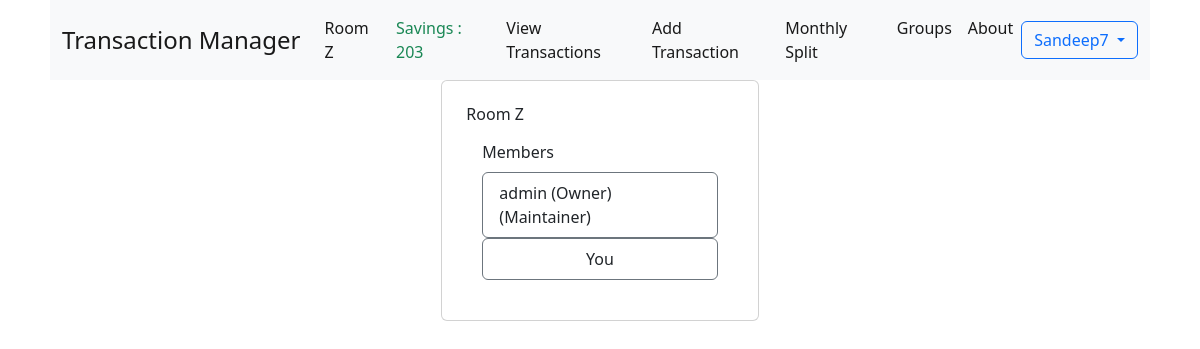
The page /group/1 (signed in) on the database its author committed.
### group/models.py (models this page shows, shortened)
class Group(models.Model):
    name        = models.CharField(
                    _("Group Name"),
                    unique = True,
                    error_messages={
                        "unique": _("A group with that groupname already exists."),
                    },
                    max_length = 30,
                )
    created_by  = models.ForeignKey("core.User", on_delete = models.SET_NULL, null = True)
    created_on  = models.DateTimeField(default = timezone.now)
    savings     = models.IntegerField(verbose_name = "Savings", default = 0)
    maintainer  = models.ForeignKey(
                    "core.User",
                    verbose_name = "Savings Account Maintainer",
                    on_delete = models.SET_NULL,
                    related_name = "maintaining_groups",
                    related_query_name = "maintaining_groups",
                    blank = True,
                    null = True
                )
    inactive_members = models.ManyToManyField("core.User", related_name = "inactive_groups", blank = True)
    @property
    def get_members(self):
        return [x for x in self.members.all().order_by('id')]

### core/models.py (models this page shows, shortened)
class AbstractUser(AbstractBaseUser, PermissionsMixin):
    username_validator = UnicodeUsernameValidator()
    username        = models.CharField(
                        _("Username"),
                        max_length=150,
                        unique=True,
                        help_text=_(
                            "Required. 150 characters or fewer. Letters, digits and @/./+/-/_ only."
                        ),
                        validators=[username_validator],
                        error_messages={
                            "unique": _("A user with that username already exists."),
                        },
                    )
    password        = models.CharField(_("password"), max_length=128)
    first_name      = models.CharField(_("first name"), max_length=150, blank=True)
    last_name       = models.CharField(_("last name"), max_length=150, blank=True)
    mobile_number   = models.CharField(
                        blank = False,
                        unique = True,
                        max_length = 10,
                        help_text = "Enter 10 digit phone number only"
                    )
    email           = models.EmailField(_("email address"), blank=True)
    gender      = models.CharField(
                    max_length=50,
                    choices=sex_choice,
                    default='Male'
                )
    dob         = models.DateField(
                    _("date of birth"),
                    default=date.today,
                    null = True,
                    blank = True,
                    help_text="Please use the following format: <em>YYYY-MM-DD</em>."
                )
    date_joined     = models.DateTimeField(_("date joined"), default=timezone.now)
    is_staff        = models.BooleanField(
                        _("staff status"),
                        default = False,
                    )
    is_active       = models.BooleanField(
                        _("active"),
                        default = True,
                    )
    groups          = models.ManyToManyField("group.Group", related_name = "members", blank = True)
    objects = UserManager()
    EMAIL_FIELD = "email"
    USERNAME_FIELD = "username"
    REQUIRED_FIELDS = ["email"]
    class Meta:
        verbose_name = _("user")
        verbose_name_plural = _("users")
        abstract = True

class User(AbstractUser):
    pass

### group/views.py (the view, shortened to what this page needs)
# urls.py: path('group/<int:id>', views.group_view, name = "group"),
@login_required
@group_member_login_required
def group_view(request, group):
    context = {
        'group' : group,
        'not_exist' : [],
        'already_exist' : [],
        'added' : [],
        'title' : group.name,
    }
    return render(request, "pages/group.html", context)

### transaction_manager/templates/pages/group.html (shortened to what this page needs)
{% extends '../base.html' %}
{% block body %}
<div class="container">
    <div class="row justify-content-center align-items-center">
        <div class="col-xl-4 col-md-6 col-12">
            <div class="card p-4 d-flex">
                <h1>{{ group.name }}</h1>
                <div  class="card-body ">
                    <div class="card-title"> Members </div>
                    <div class="card-text">
                        <ul class="list-group d-flex">
                            {% for member in group.get_members %}
                                <div>
                                    <li class="list-group-item mt-0 d-flex justify-content-center d-inline rounded-lg border border-secondary  rounded">
                                        {% if member == user %} You {% else %} {{ member.username }} {% endif %}
                                        {% if member == group.created_by %} (Owner) {% endif %}
                                        {% if member == group.maintainer %} (Maintainer) {% endif %}
                                    </li>
                                </div>
                            {% endfor %}
                        </ul>
                    </div>
                </div>
            </div>
        </div>
    </div>
</div>
{% endblock body %}

### transaction_manager/templates/nav.html (shortened to what this page needs)
<nav class="navbar navbar-expand-lg navbar-light bg-light">
  <div class="container-fluid">
    <a class="navbar-brand fs-4" href="{% url 'home' %}">Transaction Manager</a>
    <div class="collapse navbar-collapse" id="navbarSupportedContent">
        {% if user.is_authenticated %}
          <ul class="navbar-nav me-auto mb-2 mb-lg-0">
          {% if group %}
            <li class="nav-item">
              <a class="nav-link active" aria-current="page" href="{% url 'group' group.id %}">{{ group.name }}</a>
            </li>
            {% if group.savings != 0 %}
              <li class="nav-item">
                <a class="nav-link active text-success" id="savings_amount" aria-current="page" href="{% url 'transactions monthly split' group.id %}">Savings : {{ group.savings }}
                </a>
              </li>
            {% endif %}
            <li class="nav-item">
              <a class="nav-link active" aria-current="page" href="{% url 'transactions' group.id %}">View Transactions</a>
            </li>
            <li class="nav-item">
              <a class="nav-link active" aria-current="page" href="{% url 'add transaction' group.id %}">Add Transaction</a>
            </li>
            <li class="nav-item">
              <a class="nav-link active" aria-current="page" href="{% url 'transactions monthly split' group.id %}">Monthly Split</a>
            </li>
          {% endif %}
          <li class="nav-item">
            <a class="nav-link active" aria-current="page" href="{% url 'groups' %}">Groups</a>
          </li>
          <li class="nav-item">
            <a class="nav-link active" aria-current="page" href="{% url 'about' %}">About</a>
          </li>
        </ul>
        {% endif %}
				{% if user.is_authenticated %}
        <div class="navbar-nav">
					<div class="nav-item dropdown" style="">
            <button class="btn btn-outline-primary dropdown-toggle" type="button" data-bs-toggle="dropdown" aria-expanded="false">
              {{ user.username }}
            </button>
          </div>
        </div>
        {% else %}
					<div class="form-inline my-2 my-lg-0">
						<a href="{% url 'login' %}" class="btn btn-outline-success">Login</a>
						<a href="{% url 'signup' %}" class="btn btn-primary ml-3">Signup</a>
					</div>
				{% endif %}
      </div>
    </div>
  </nav>

### rows shown on the page
Group: name "Room Z", savings "203"
User: username "Sandeep7", shows "You"
User: username "admin", shows "(Owner)", shows "(Maintainer)"
